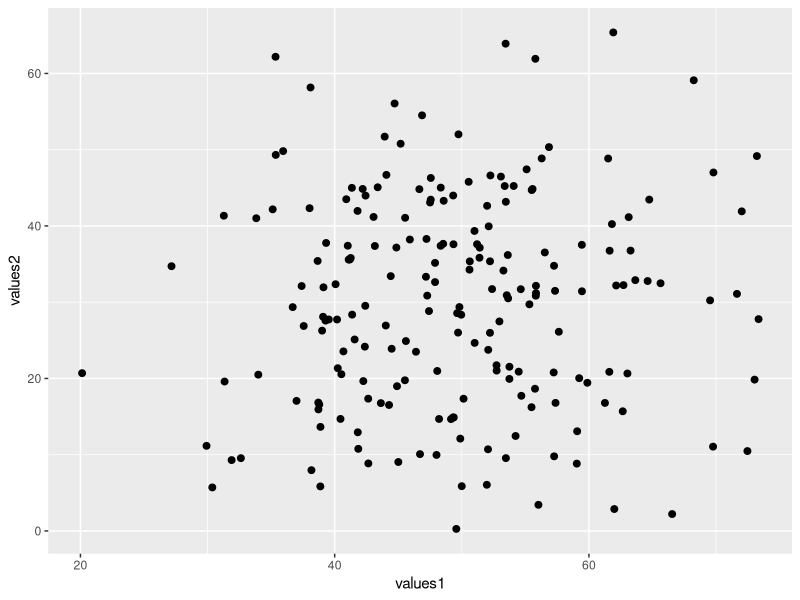
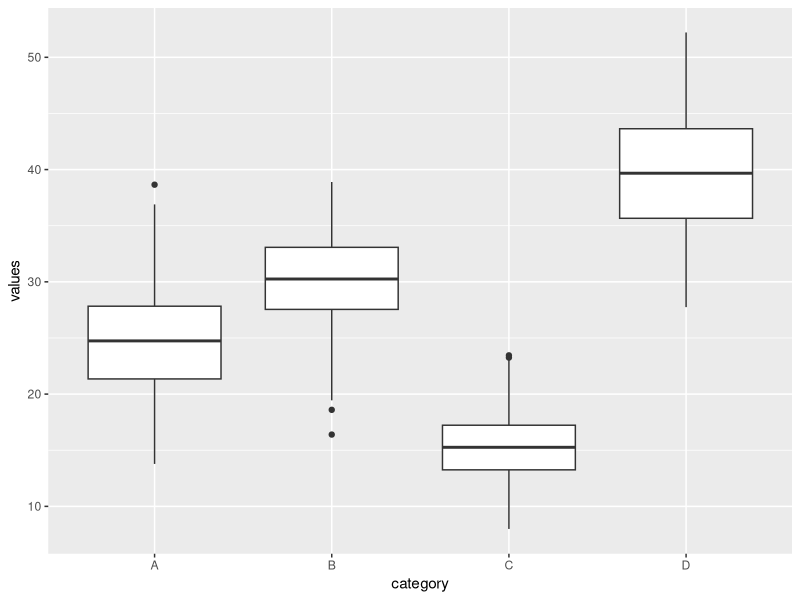
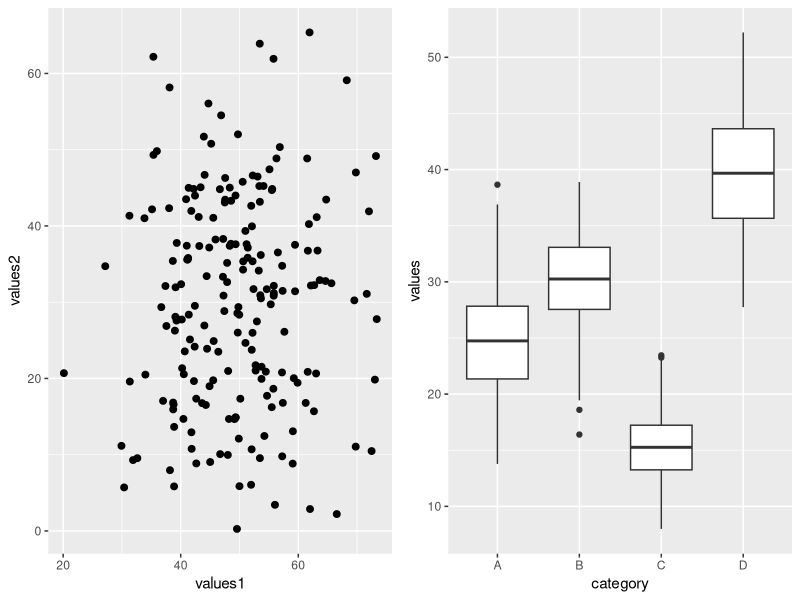
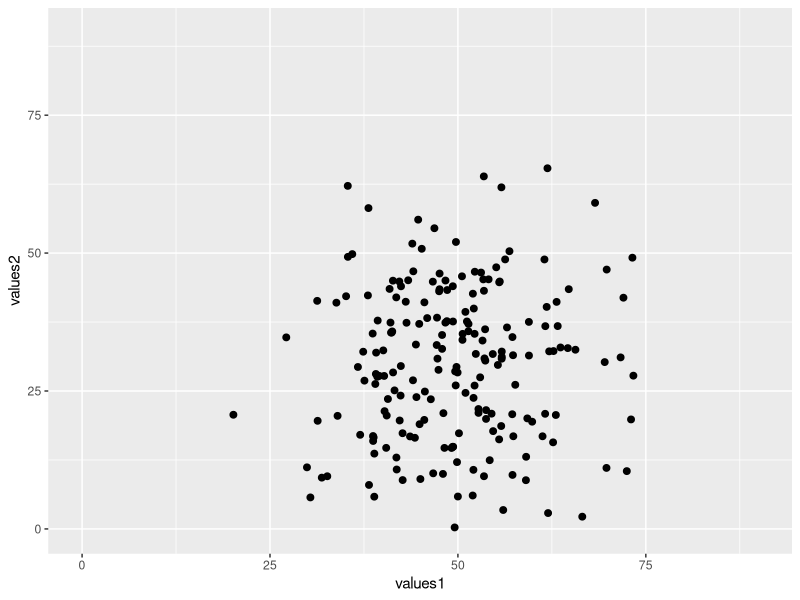
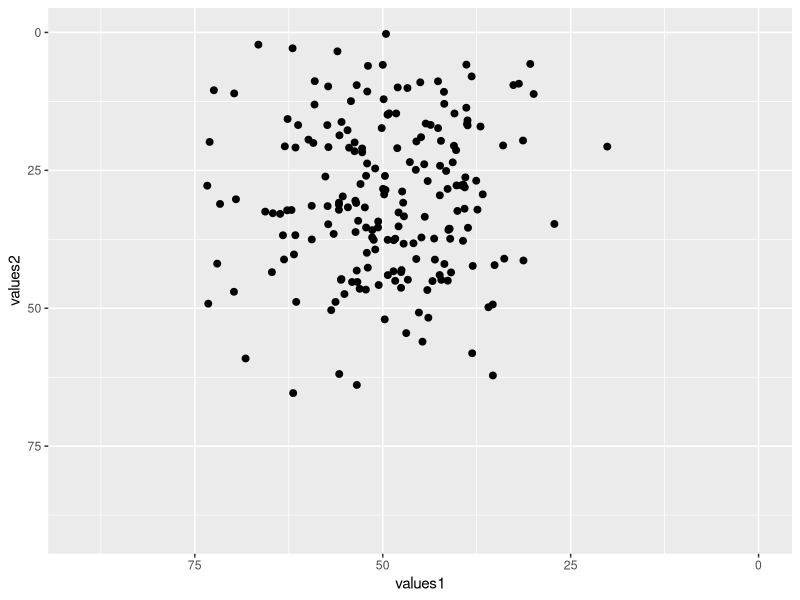
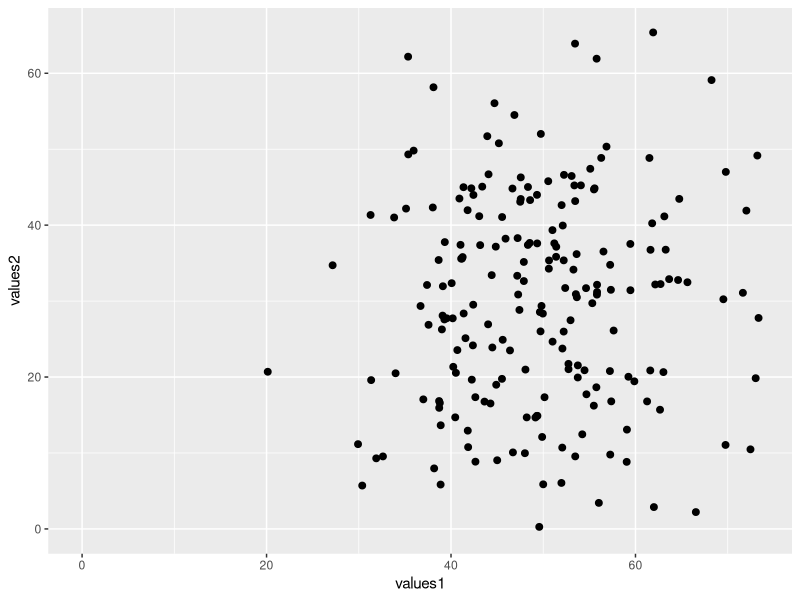
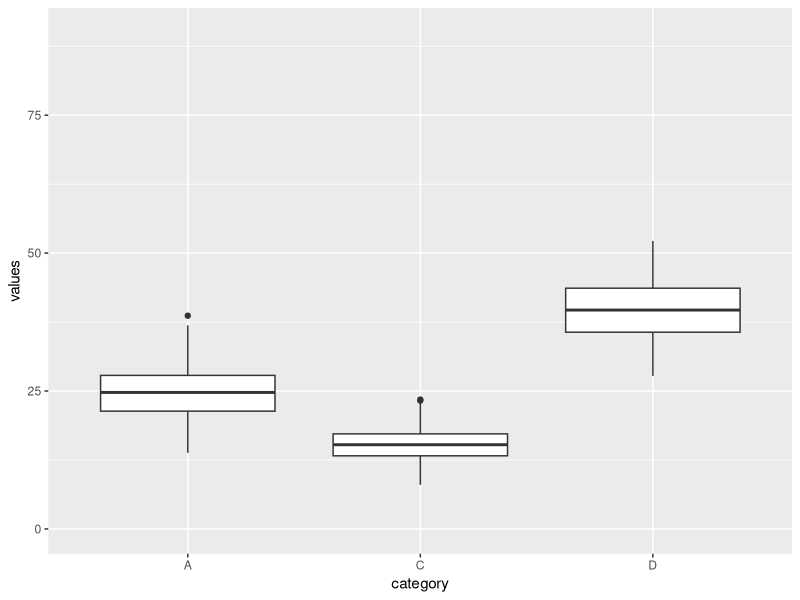
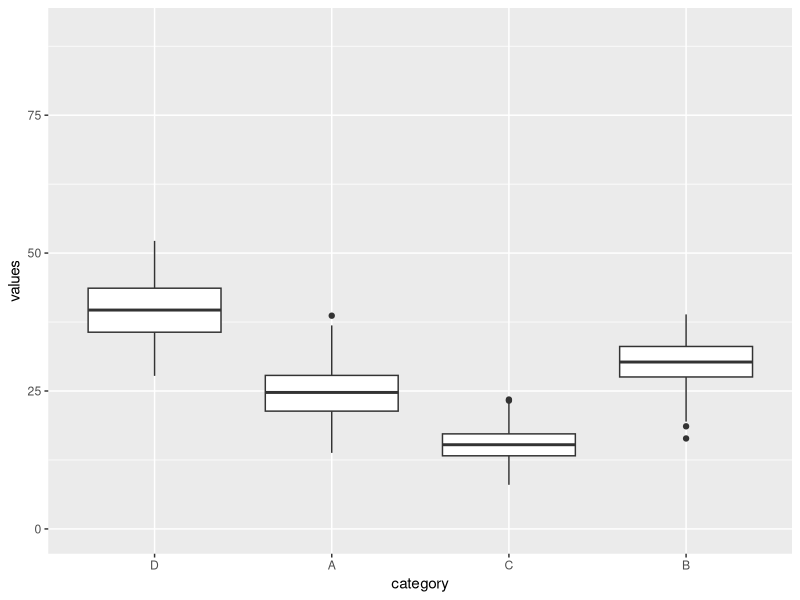

Write R code to recreate these figures, in order.
## ---- chunk 1
knitr::opts_chunk$set(echo = TRUE, fig.align = "center")

# title: axis limits
# author: jonathan
# revised: 15/3/2020

WEB <- c("https://bioceed.uib.no/dropfolder/bioSTATS/Rmd/Visualizing/Essential/axis-limits.html")
GIT <- c("https://github.com/jonathansoule/biostats/blob/master/Visualizing/Essential/axis-limits.Rmd")
library(ggplot2)
library(gridExtra)

# variable 1 (continuous, used in the scatter plot)
values1 <- rnorm(200, mean = 50, sd = 10)
# variable 2 (continuous, used in the scatter plot)
values2 <- c(rnorm(100, mean = 20, sd = 10), rnorm(100, mean = 40, sd = 10))
# variable 3 (continuous, used in the boxplot)
values <- c(rnorm(150, mean = 25, sd = 5), rnorm(150, mean = 30, sd = 4), rnorm(150, mean = 15, 3), rnorm(150, mean = 40, sd = 5))
# variable 4 (categorical, used in the boxplot)
category <- c(rep("A", 150), rep("B", 150), rep("C", 150), rep("D", 150))

# dataframe for the scatter plot
df <- data.frame(values1, values2)
# dataframe for the boxplot
df2 <- data.frame(category, values)

# scatter plot
baseplot1 <- ggplot(df, aes(values1, values2)) +
  geom_point(size = 2)
baseplot1

# boxplot
baseplot2 <- ggplot(df2, aes(category, values)) +
  geom_boxplot()
baseplot2
## ---- chunk 2
# grid of plots
grid.arrange(baseplot1, baseplot2, ncol = 2)
## ---- chunk 3
baseplot1 +
  xlim(0, 90) +
  ylim(0, 90)
## ---- chunk 4
baseplot1 +
  xlim(90, 0) +
  ylim(90, 0)
## ---- chunk 5
baseplot1 +
  xlim(0, NA) +
  ylim(0, NA)
## ---- chunk 6
baseplot2 +
  xlim("A", "C", "D") +
  ylim(0, 90)
## ---- chunk 7
baseplot2 +
  xlim("D", "A", "C", "B") +
  ylim(0, 90)
## ---- chunk 8
baseplot1 +
  scale_x_continuous(limits = c(0, 90)) +
  scale_y_continuous(limits = c(NA, 90))
## ---- chunk 9
baseplot2 +
  scale_x_discrete(limits = c("D", "A", "C", "B")) +
  scale_y_continuous(limits = c(0, 90))
